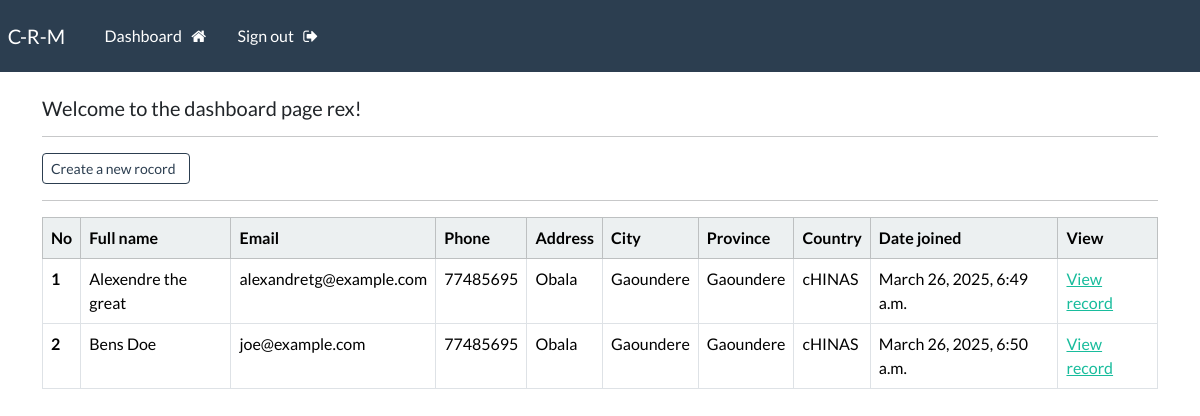
The page /dashboard/ (signed in) on the database its author committed.
### webapp/models.py (models this page shows)
class Record(models.Model):
    first_name = models.CharField(max_length=100)
    last_name = models.CharField(max_length=100)
    email = models.CharField(max_length=50)
    phone = models.CharField(max_length=21)
    address = models.CharField(max_length=80)
    city = models.CharField(max_length=255)
    province = models.CharField(max_length=300)
    country = models.CharField(max_length=50)
    creation_date = models.DateTimeField(auto_now_add=True)

### webapp/views.py (the view)
# urls.py: path('dashboard/', views.dashboard, name='dashboard'),
@login_required(login_url='login')
def dashboard(request):
    records = Record.objects.all()
    context = {"records": records}
    return render(request, 'webapp/dashboard.html', context=context)

### webapp/templates/webapp/dashboard.html (shortened to what this page needs)
{% extends 'webapp/base.html' %}
{% block content %}
    <h5> Welcome to the dashboard page {{user}}! </h5>
    <hr>
    <a class='btn btn-outline-primary btn-sm' href='{% url 'create-record' %}'> Create a new rocord &nbsp; </a>
    <hr>
    <table class="table table-hover table-bordered">
        <thead class="table-light">
        <tr>
            <th scope="col">No</th>
            <th scope="col">Full name</th>
            <th scope="col">Email</th>
            <th scope="col">Phone</th>
            <th scope="col">Address</th>
            <th scope="col">City</th>
            <th scope="col">Province</th>
            <th scope="col">Country</th>
            <th scope="col">Date joined</th>
            <th scope="col">View</th>
        </tr>
        </thead>
        <tbody>
            {% if records %}
                {% for record in records  %}
                    <tr>
                        <th scope="row">{{record.id}}</th>
                        <td>{{record.first_name}} {{record.last_name}}</td>
                        <td>{{record.email}}</td>
                        <td>{{record.phone}}</td>
                        <td>{{record.address}}</td>
                        <td>{{record.city}}</td>
                        <td>{{record.city}}</td>
                        <td>{{record.country}}</td>
                        <td>{{record.creation_date}}</td>
                        <td><a href="{% url 'record' record.id %}"> View record</a></td>
                    </tr>
                {% endfor %}
            {% else %}
                <p class='text-center'>No items are available</p>
            {% endif %}
        </tbody>
    </table>
    {% endblock %}

### rows shown on the page
Record: id "1", first_name "Alexendre", last_name "the great", email "alexandretg@example.com", phone "77485695", address "Obala", city "Gaoundere", country "cHINAS", creation_date "March 26, 2025, 6:49 a.m."
Record: id "2", first_name "Bens", last_name "Doe", email "joe@example.com", phone "77485695", address "Obala", city "Gaoundere", country "cHINAS", creation_date "March 26, 2025, 6:50 a.m."

### other values the page prints
{{ user }} "rex"
